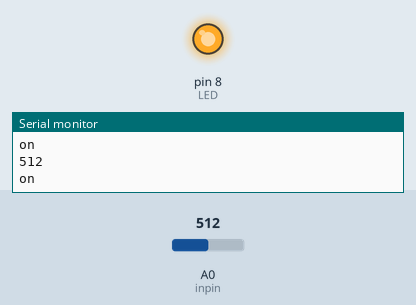
The sketch below on a simulated Arduino Uno, built with avr-gcc and run on an emulated ATmega328P. On the bench: output pins drawn as LEDs (lit = HIGH), the last lines printed to the serial monitor. The test bench sets the inputs (shaded band); at power-on: A0 (inpin) = 512.

Above: at 1.2 s.
1.3 s: A0 (inpin) set to 523
At 2.7 s:
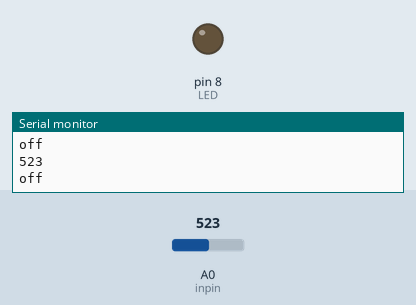
3.0 s: A0 (inpin) set to 511
At 4.1 s:
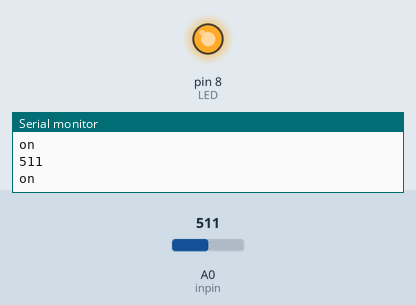
4.5 s: A0 (inpin) set to 716
At 5.3 s:
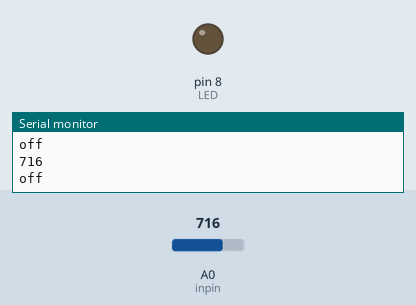
Timing chart, 0 to 7.5 s (numbered marks = the images above; inputs shaded):
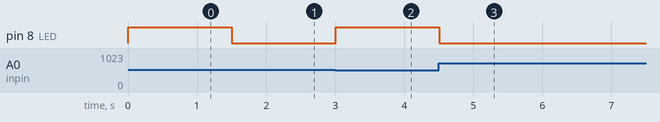

The sketch:

3.6_Conditionals_I.ino
```cpp
int LED=8;
int inpin=A0;
int val;

void setup() {
  pinMode(LED, OUTPUT);
  pinMode(inpin, INPUT);
  Serial.begin(9600);
}

void loop() {
  Serial.println(val);
  val=analogRead(inpin);
  if (val<=512){
  Serial.println("on");
  digitalWrite(LED, HIGH);
  }
  else{
  Serial.println("off");
  digitalWrite(LED, LOW);
  }
  delay(250);
}
```

Measured:
- the behaviour switches between 512 and 513 on A0 (inpin) (found by bisection; images 0 and 1)
- after the input at 1.3 s, pin 8 (LED): HIGH → LOW after 0.20 s
- after the input at 3.0 s, pin 8 (LED): LOW → HIGH at once
- after the input at 4.5 s, pin 8 (LED): HIGH → LOW at once
